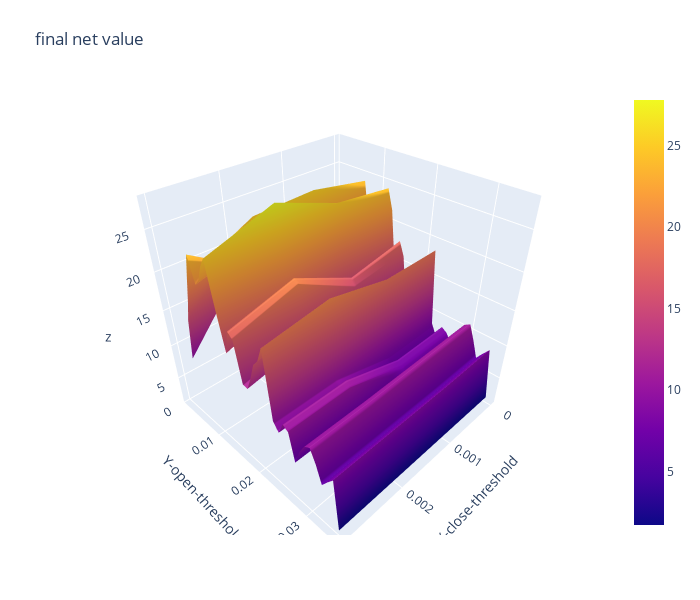

The notebook cell this image was saved under:
### Code cell
import plotly.graph_objects as go

x_data = df_final_nv.columns.to_list() # close threshold

y_data = df_final_nv.index.to_list() # open threshold

z_data = df_final_nv.copy(deep=True) # return per round

fig = go.Figure(data=[go.Surface(z=z_data.values,x=x_data,y=y_data)])

fig.update_layout(title="final net value", # 标题
                  autosize=False,  # 尺度自动缩放
                  width=700,  # 长宽
                  height=600,
                  margin=dict(l=65,r=50,b=65,t=90),  # 4个位置的距离
                  scene=dict(xaxis_title='X-close-threshold',yaxis_title='Y-open-threshold')
                 )

fig.show()

### Figure 1 — Plotly figure (JSON) as saved in the notebook; plotly's stock layout.template omitted (floating-point values rounded to 4 significant figures; data arrays with more than 128 entries replaced by an {"elided": "..."} marker saying what was removed)
{"data": [{"type": "surface", "x": [0, 0.001, 0.002, 0.003], "y": [0.001, 0.002, 0.003, 0.004, 0.005, 0.006, 0.007, 0.008, 0.009, 0.01, 0.011, 0.012, 0.013, 0.014, 0.015, 0.016, 0.017, 0.018, 0.019, 0.02, 0.021, 0.022, 0.023, 0.024, 0.025, 0.026, 0.027, 0.028, 0.029, 0.03, 0.031, 0.032, 0.033, 0.034, 0.035], "z": {"elided": "35x4 float values"}}], "layout": {"autosize": false, "height": 600, "margin": {"b": 65, "l": 65, "r": 50, "t": 90}, "scene": {"xaxis": {"title": {"text": "X-close-threshold"}}, "yaxis": {"title": {"text": "Y-open-threshold"}}}, "title": {"text": "final net value"}, "width": 700}}
